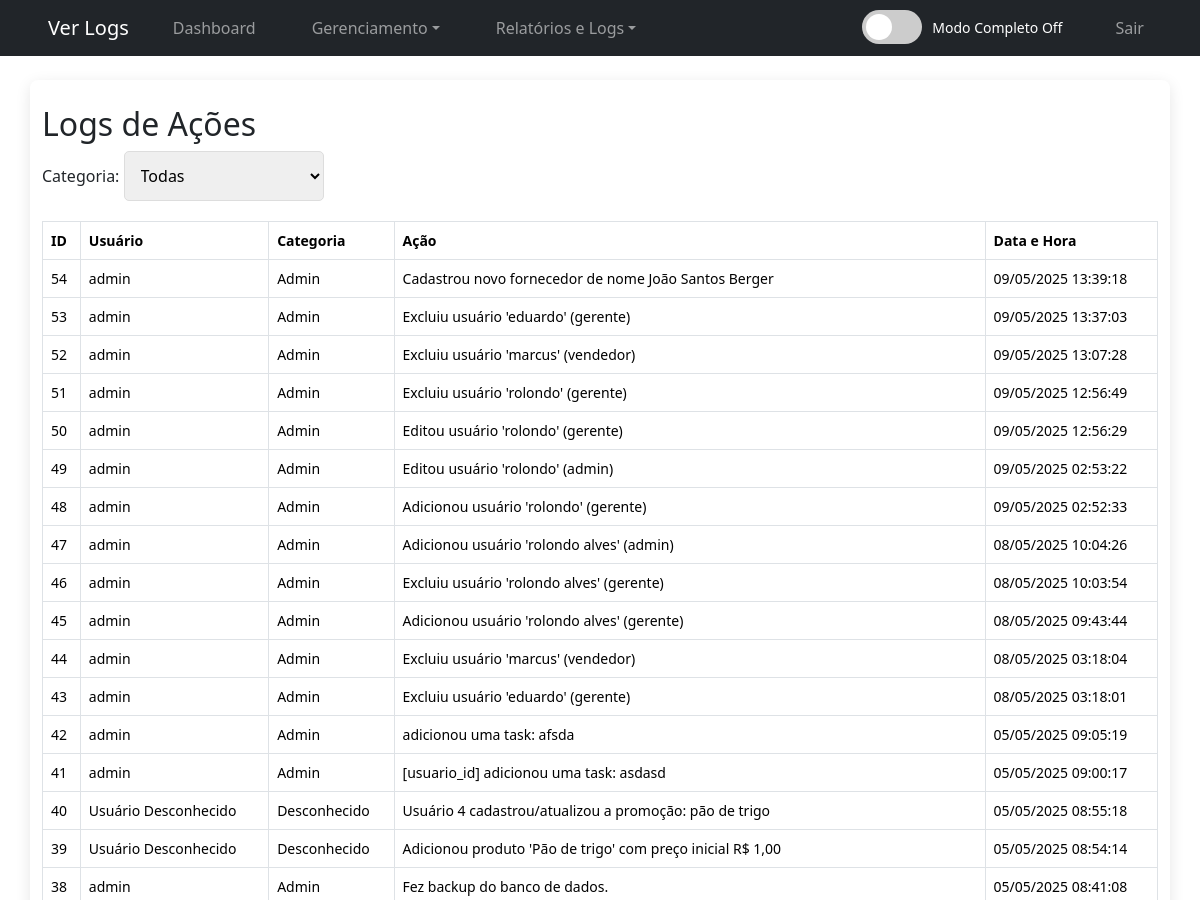
/ver_logs.php (signed in, upper part), run on an earlier commit of the app's database.
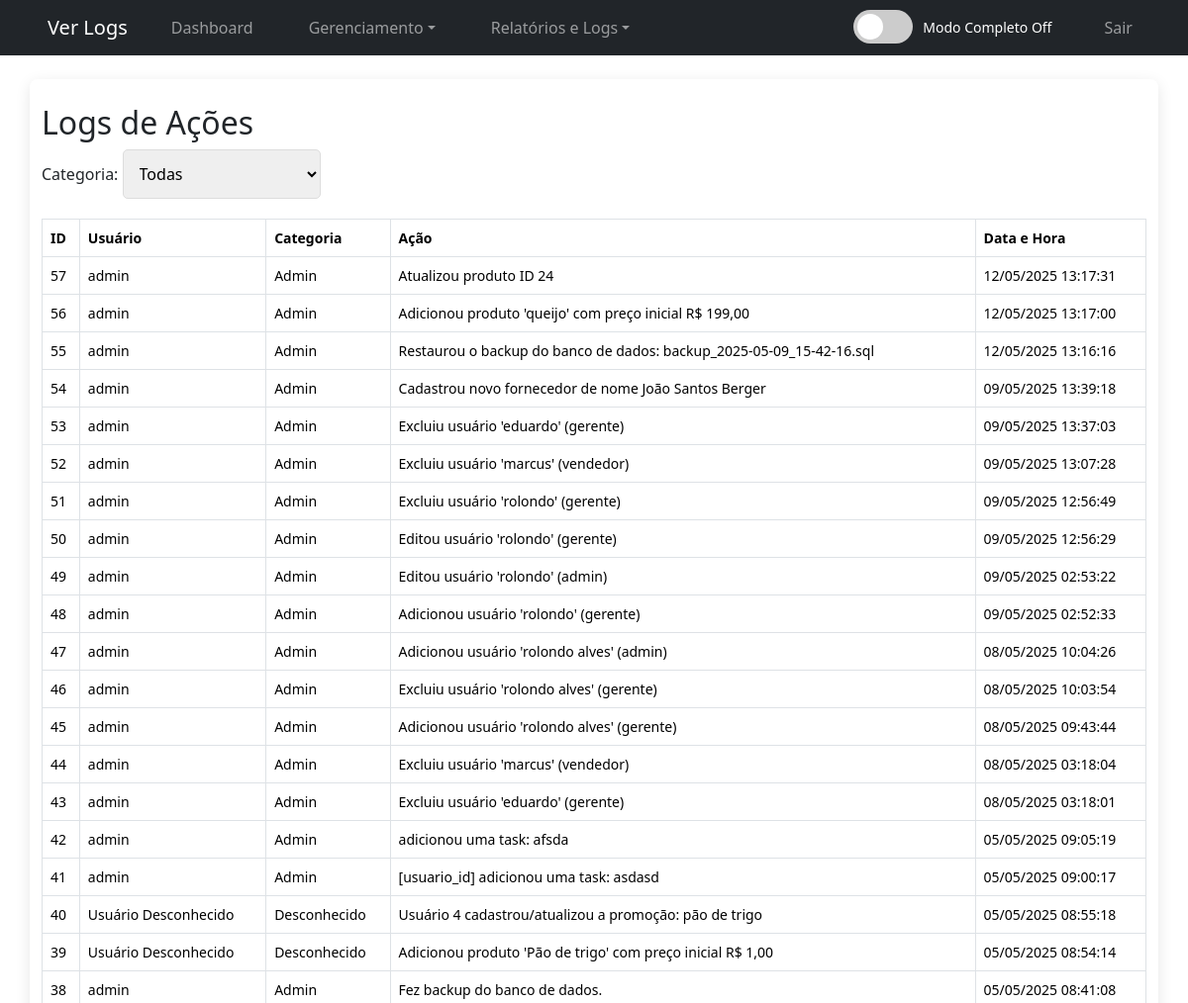
And on a later commit of the database.
### tables this page shows
CREATE TABLE `logs` (
  `id` int(11) NOT NULL AUTO_INCREMENT,
  `usuario_id` int(11) DEFAULT NULL,
  `acao` varchar(255) NOT NULL,
  `data_acao` timestamp NOT NULL DEFAULT current_timestamp(),
  PRIMARY KEY (`id`),
  KEY `fk_usuario` (`usuario_id`),
  CONSTRAINT `fk_usuario` FOREIGN KEY (`usuario_id`) REFERENCES `usuarios` (`id`)
);

CREATE TABLE `usuarios` (
  `id` int(11) NOT NULL AUTO_INCREMENT,
  `usuario` varchar(50) NOT NULL,
  `cpf` varchar(14) DEFAULT NULL,
  `email` varchar(100) DEFAULT NULL,
  `perfil` enum('admin','gerente','vendedor') NOT NULL DEFAULT 'vendedor',
  `senha` varchar(255) NOT NULL,
  PRIMARY KEY (`id`),
  UNIQUE KEY `usuario` (`usuario`),
  UNIQUE KEY `cpf` (`cpf`),
  UNIQUE KEY `email` (`email`)
);

### ver_logs.php (the view, shortened to what this page needs)
<?php
require_once 'conexao.php';
$sql = "SELECT l.id, l.usuario_id, u.usuario, u.perfil, l.acao, l.data_acao
        FROM logs l
        LEFT JOIN usuarios u ON l.usuario_id = u.id
        WHERE 1=1";
$sql .= " ORDER BY l.data_acao DESC";
$stmt = $conexao->prepare($sql);
$stmt->execute();
$resultado = $stmt->get_result();
$logs = $resultado->fetch_all(MYSQLI_ASSOC);
?>
<!DOCTYPE html>
<html lang="pt-BR">
<head>
    <link rel="stylesheet" href="style.css">
    <link href="https://cdn.jsdelivr.net/npm/bootstrap@5.3.3/dist/css/bootstrap.min.css" rel="stylesheet">
</head>
<body>
    <?php include 'navbar.php'; ?>
    <div class="container mt-4">
        <h2>Logs de Ações</h2>
        <div class="filter-group">
            <form method="GET" action="ver_logs.php">
                <label for="categoria">Categoria:</label>
                <select id="categoria" name="categoria" onchange="this.form.submit()">
                    <option value="">Todas</option>
                </select>
            </form>
        </div>
        <?php if (empty($logs)): ?>
            <p>Nenhum log registrado ainda.</p>
        <?php else: ?>
            <table class="table table-bordered">
                <thead>
                    <tr>
                        <th>ID</th>
                        <th>Usuário</th>
                        <th>Categoria</th>
                        <th>Ação</th>
                        <th>Data e Hora</th>
                    </tr>
                </thead>
                <tbody>
                    <?php foreach ($logs as $log): ?>
                        <tr>
                            <td><?php echo htmlspecialchars($log['id']); ?></td>
                            <td><?php echo htmlspecialchars($log['usuario'] ?? 'Usuário Desconhecido'); ?></td>
                            <td><?php echo htmlspecialchars(ucfirst($log['perfil'] ?? 'Desconhecido')); ?></td>
                            <td><?php echo htmlspecialchars($log['acao']); ?></td>
                            <td><?php echo date('d/m/Y H:i:s', strtotime($log['data_acao'])); ?></td>
                        </tr>
                    <?php endforeach; ?>
                </tbody>
            </table>
        <?php endif; ?>
    </div>
</body>
</html>

### navbar.php (shortened to what this page needs)
<!DOCTYPE html>
<html lang="pt-BR">
<head>
    <link href="https://cdn.jsdelivr.net/npm/bootstrap@5.3.3/dist/css/bootstrap.min.css" rel="stylesheet">
</head>
<body>
    <nav class="navbar navbar-expand-lg navbar-dark bg-dark">
        <div class="container-fluid">
            <?php
            $current_page = basename($_SERVER['PHP_SELF']);
            $title = "Gestão de Estoque - Panificadora";
            if ($current_page !== 'controle_estoque.php') {
                $page_titles = [
                    'registrar_venda.php' => 'Registrar Venda',
                    'listar_produtos.php' => 'Listar Produtos',
                    'adicionar_produto.php' => 'Adicionar Produto',
                    'planejamento_producao.php' => 'Planejamento de Produção',
                    'gerenciar_promocoes.php' => 'Gerenciar Promoções',
                    'gerenciar_fornecedores.php' => 'Gerenciar Fornecedores',
                    'gerenciar_usuarios.php' => 'Gerenciar Usuários',
                    'gerenciar_backups.php' => 'Gerenciar Backups',
                    'relatorios.php' => 'Relatórios',
                    'receitas.php' => 'Receitas',
                    'desperdicio.php' => 'Desperdício',
                    'historico_precos.php' => 'Histórico de Preços',
                    'ver_logs.php' => 'Ver Logs',
                    'exportar_dados.php' => 'Exportar Dados',
                    'pedido_personalizado.php' => 'Pedido Personalizado',
                    'pedidos_fornecedores.php' => 'Pedidos a Fornecedores',
                    'produtos_por_fornecedor.php' => 'Produtos por Fornecedor',
                ];
                $title = isset($page_titles[$current_page]) ? $page_titles[$current_page] : $title;
            }
            ?>
            <a class="navbar-brand" href="controle_estoque.php"><?php echo htmlspecialchars($title); ?></a>
            <div class="collapse navbar-collapse" id="navbarNav">
                <ul class="navbar-nav me-auto">
                    <li class="nav-item">
                        <a class="nav-link" href="controle_estoque.php">Dashboard</a>
                    </li>
                    <?php if ($_SESSION['perfil'] === 'vendedor'): ?>
                        <li class="nav-item">
                            <a class="nav-link" href="registrar_venda.php">Registrar Venda</a>
                        </li>
                        <li class="nav-item">
                            <a class="nav-link" href="listar_produtos.php">Listar Produtos</a>
                        </li>
                        <li class="nav-item">
                            <a class="nav-link" href="pedido_personalizado.php">Pedido Personalizado</a>
                        </li>
                    <?php elseif ($_SESSION['perfil'] === 'admin'): ?>
                        <li class="nav-item dropdown">
                            <a class="nav-link dropdown-toggle" href="#" id="gerenciamentoDropdown">Gerenciamento</a>
                        </li>
                        <li class="nav-item dropdown">
                            <a class="nav-link dropdown-toggle" href="#" id="relatoriosDropdown">Relatórios e Logs</a>
                        </li>
                    <?php endif; ?>
                </ul>
                <ul class="navbar-nav ms-auto">
                    <?php if ($_SESSION['perfil'] === 'admin'): ?>
                        <div class="switch-container">
                            <label class="switch">
                                <span class="slider"></span>
                            </label>
                            <span class="switch-label" id="modeLabel">Modo Completo Off</span>
                        </div>
                    <?php endif; ?>
                    <li class="nav-item">
                        <a class="nav-link" href="logout.php">Sair</a>
                    </li>
                </ul>
            </div>
        </div>
    </nav>
</body>
</html>

### style.css (style rules this page uses)
* { margin: 0; padding: 0; box-sizing: border-box; }
body { font-family: 'Segoe UI', Arial, sans-serif; background-color: #f5f6fa; color: #333; line-height: 1.6; }
nav a { color: #ecf0f1; margin: 0 20px; text-decoration: none; font-size: 16px; transition: color 0.3s ease; }
.container { width: 70%; max-width: 900px; margin: 40px auto; background-color: white; padding: 25px; box-shadow: 0 4px 15px rgba(0,0,0,0.1); border-radius: 8px; }
h2 { color: #2c3e50; margin-bottom: 20px; font-size: 24px; }
input, select, textarea, button { width: 100%; padding: 12px; margin: 10px 0; border-radius: 5px; border: 1px solid #ddd; font-size: 15px; transition: border-color 0.3s ease; }
table { width: 100%; border-collapse: collapse; margin-top: 20px; font-size: 14px; }
th, td { padding: 12px 15px; border: 1px solid #ddd; text-align: left; }
th { background-color: #2c3e50; color: white; font-weight: bold; }
tr:nth-child(even) { background-color: #f9f9f9; }

### ver_logs.php (style rules this page uses)
.filter-group { margin-bottom: 20px; }
.filter-group select { width: 200px; margin-right: 10px; }
table { width: 100%; border-collapse: collapse; }
th, td { padding: 10px; border: 1px solid #ddd; text-align: left; }
th { background-color: #f2f2f2; }

### navbar.php (style rules this page uses)
.navbar .dropdown { position: relative; }
.navbar .dropdown-toggle::after { pointer-events: none; }
.navbar { padding: 8px 16px; }
.switch-container { display: flex; align-items: center; gap: 10px; position: relative; top: -1px; right: 25px; margin-left: auto; }
.switch { position: relative; display: inline-block; width: 60px; height: 34px; }
.slider { position: absolute; cursor: pointer; top: 0; left: 0; right: 0; bottom: 0; background-color: #ccc; transition: 0.4s; border-radius: 34px; }
.slider:before { position: absolute; content: ""; height: 26px; width: 26px; left: 4px; bottom: 4px; background-color: white; transition: 0.4s; border-radius: 50%; }
.switch-label { color: #fff; font-size: 14px; }

What changed in the data, as far as the page shows it:
added logs: id "57", usuario.usuario "admin", usuario.perfil "Admin", acao "Atualizou produto ID 24", data_acao "12/05/2025 13:17:31"
added logs: id "56", usuario.usuario "admin", usuario.perfil "Admin", acao "Adicionou produto 'queijo' com preço inicial R$ 199,00", data_acao "12/05/2025 13:17:00"
added logs: id "55", usuario.usuario "admin", usuario.perfil "Admin", acao "Restaurou o backup do banco de dados: backup_2025-05-09_15-42-16.sql", data_acao "12/05/2025 13:16:16"
